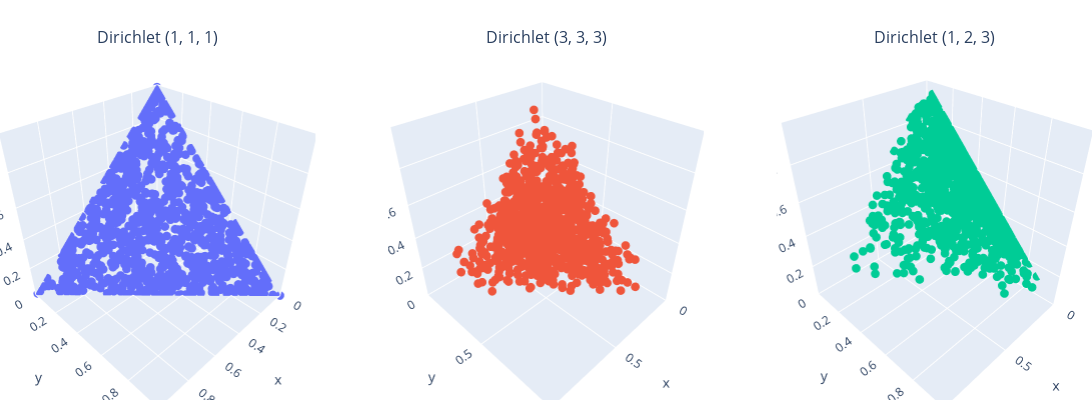

Notebook code for this chart:
### Markdown cell above
### **Visualizando la distribución Dirichlet**

### Code cell
# Distintos casos de distribución Dirichlet
N_samples = 1000

# Distribuciones
dirichlet1 = stats.dirichlet(alpha=[1, 1, 1])
dirichlet2 = stats.dirichlet(alpha=[3, 3, 3])
dirichlet3 = stats.dirichlet(alpha=[1, 2, 3])

# Muestras
samples1 = dirichlet1.rvs(N_samples)
samples2 = dirichlet2.rvs(N_samples)
samples3 = dirichlet3.rvs(N_samples)

# Gráfico en 3D
fig = make_subplots(
    rows=1, 
    cols=3, 
    specs=[[{'type': 'scatter3d'}, {'type': 'scatter3d'}, {'type': 'scatter3d'}]],
    subplot_titles=['Dirichlet (1, 1, 1)', 'Dirichlet (3, 3, 3)', 'Dirichlet (1, 2, 3)']
)
# Gráfico 1
fig.add_trace(go.Scatter3d(
    x=samples1[:,0], y=samples1[:,1], z=samples1[:,2],
    mode='markers', marker=dict(size=3), name='Dirichlet (1, 1, 1)'
), row=1, col=1)

# Gráfico 2
fig.add_trace(go.Scatter3d(
    x=samples2[:,0], y=samples2[:,1], z=samples2[:,2],
    mode='markers', marker=dict(size=3), name='Dirichlet (3, 3, 3)'
), row=1, col=2)

# Gráfico 3
fig.add_trace(go.Scatter3d(
    x=samples3[:,0], y=samples3[:,1], z=samples3[:,2],
    mode='markers', marker=dict(size=3), name='Dirichlet (1, 2, 3)'
), row=1, col=3)

# Colocar titulo
fig.update_layout(
    margin=dict(l=0, r=0, t=50, b=0),
    height=400,
    width=1400
    )

# Límites de los ejes
fig.update_scenes(
    xaxis = dict(range=[0, 1]),
    yaxis = dict(range=[0, 1]),
    zaxis = dict(range=[0, 1])
)

# No mostrar la leyenda
fig.update_layout(showlegend=False)

fig.write_image(img_path+"Dirichlet.pdf")
fig.show()

### Figure 1 — Plotly figure (JSON) as saved in the notebook; plotly's stock layout.template omitted (floating-point values rounded to 4 significant figures; data arrays with more than 128 entries replaced by an {"elided": "..."} marker saying what was removed)
{"data": [{"marker": {"size": 3}, "mode": "markers", "name": "Dirichlet (1, 1, 1)", "scene": "scene", "type": "scatter3d", "x": {"elided": "1000 float values"}, "y": {"elided": "1000 float values"}, "z": {"elided": "1000 float values"}}, {"marker": {"size": 3}, "mode": "markers", "name": "Dirichlet (3, 3, 3)", "scene": "scene2", "type": "scatter3d", "x": {"elided": "1000 float values"}, "y": {"elided": "1000 float values"}, "z": {"elided": "1000 float values"}}, {"marker": {"size": 3}, "mode": "markers", "name": "Dirichlet (1, 2, 3)", "scene": "scene3", "type": "scatter3d", "x": {"elided": "1000 float values"}, "y": {"elided": "1000 float values"}, "z": {"elided": "1000 float values"}}], "layout": {"annotations": [{"font": {"size": 16}, "showarrow": false, "text": "Dirichlet (1, 1, 1)", "x": 0.1444, "xanchor": "center", "xref": "paper", "y": 1, "yanchor": "bottom", "yref": "paper"}, {"font": {"size": 16}, "showarrow": false, "text": "Dirichlet (3, 3, 3)", "x": 0.5, "xanchor": "center", "xref": "paper", "y": 1, "yanchor": "bottom", "yref": "paper"}, {"font": {"size": 16}, "showarrow": false, "text": "Dirichlet (1, 2, 3)", "x": 0.8556, "xanchor": "center", "xref": "paper", "y": 1, "yanchor": "bottom", "yref": "paper"}], "height": 400, "margin": {"b": 0, "l": 0, "r": 0, "t": 50}, "scene": {"domain": {"x": [0, 0.2889], "y": [0, 1]}, "xaxis": {"range": [0, 1]}, "yaxis": {"range": [0, 1]}, "zaxis": {"range": [0, 1]}}, "scene2": {"domain": {"x": [0.3556, 0.6444], "y": [0, 1]}, "xaxis": {"range": [0, 1]}, "yaxis": {"range": [0, 1]}, "zaxis": {"range": [0, 1]}}, "scene3": {"domain": {"x": [0.7111, 1], "y": [0, 1]}, "xaxis": {"range": [0, 1]}, "yaxis": {"range": [0, 1]}, "zaxis": {"range": [0, 1]}}, "showlegend": false, "width": 1400}}
